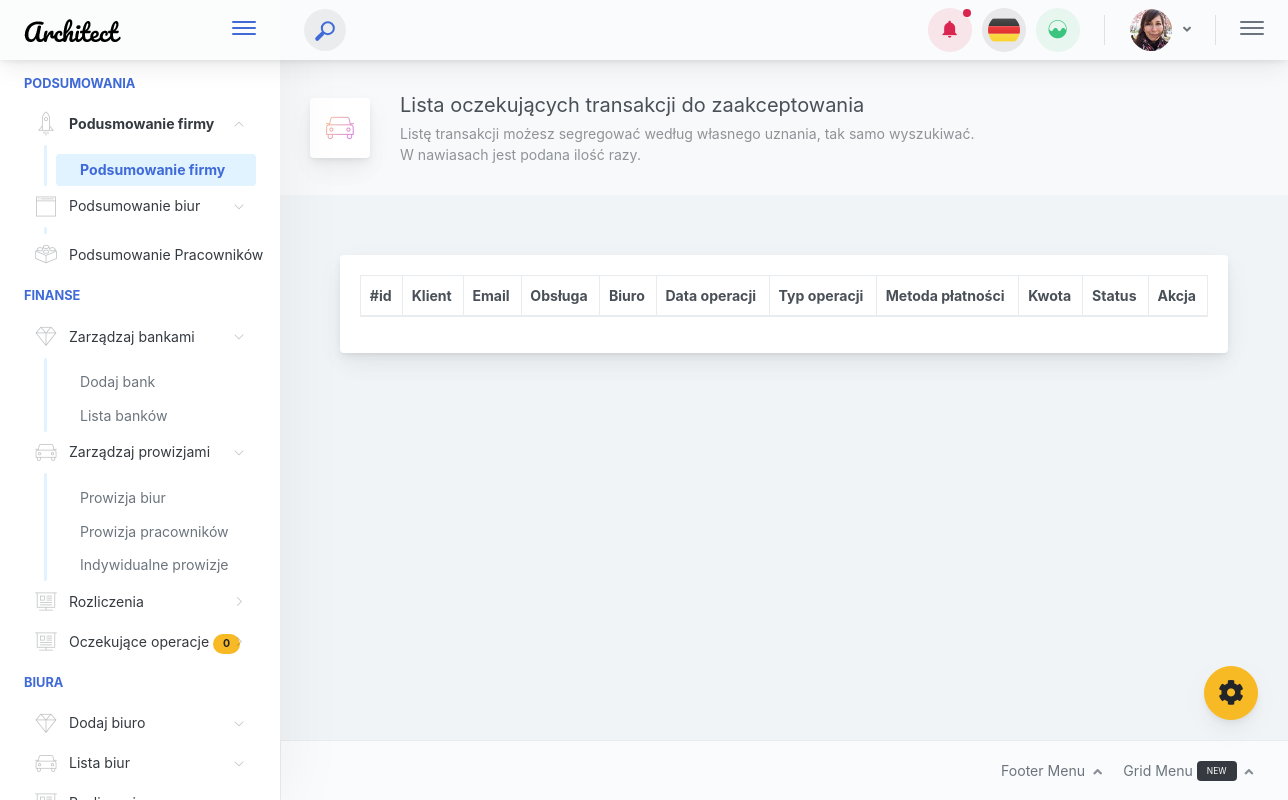
The app's page /crm/PendingOperations, older data.
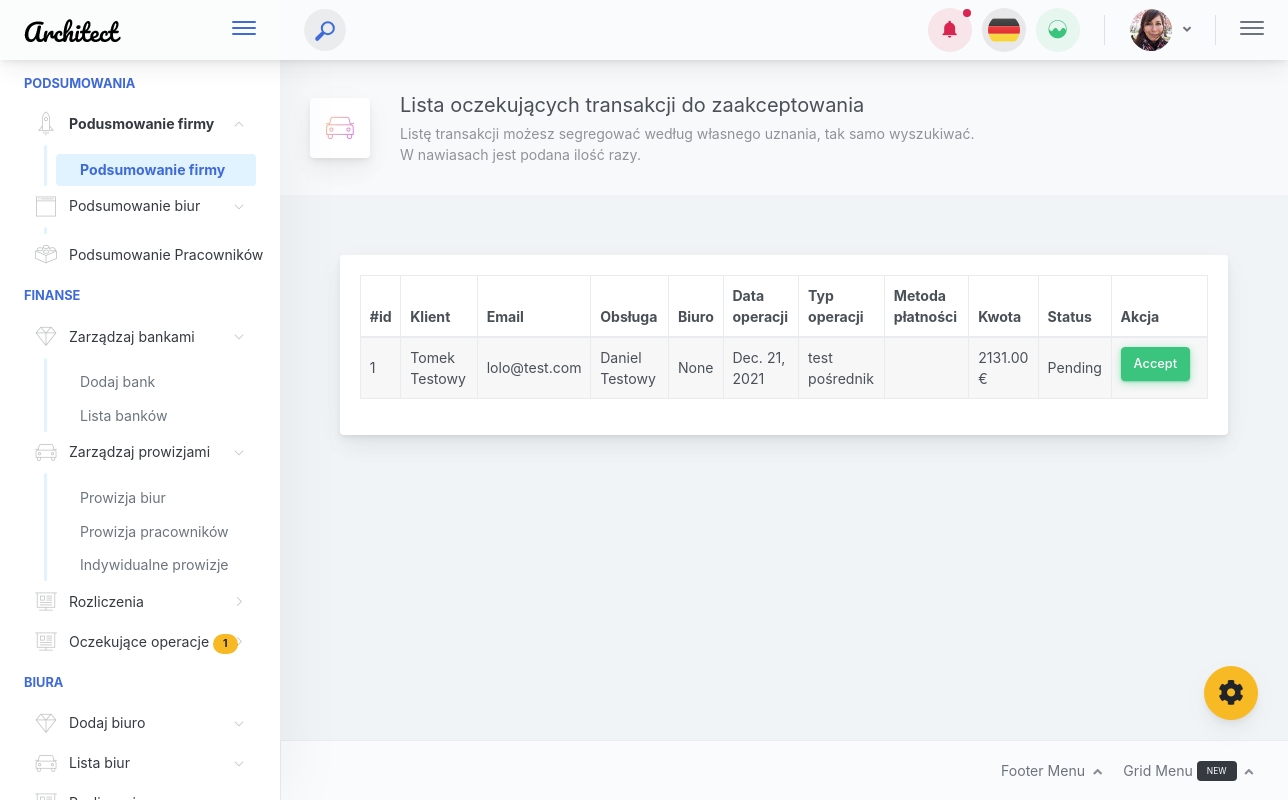
The same page, newer data.
### crm/models.py (models this page shows, shortened)
class Operation(models.Model):
    client = models.ForeignKey(Client, on_delete=models.CASCADE, related_name='operations')
    cash = models.DecimalField(max_digits=12, decimal_places=2)
    date = models.DateField(blank=True, null=True)
    bank = models.ForeignKey(Bank, on_delete=models.CASCADE, related_name='operation_bank')
    type = models.ForeignKey(Status, on_delete=models.CASCADE, related_name='operation_type')
    who = models.ForeignKey(Employee, on_delete=models.CASCADE)
    status = models.ForeignKey(Status, on_delete=models.CASCADE, related_name='operation_status')
    class Meta:
        verbose_name = 'Operations'
        verbose_name_plural = 'Operations'

class Client(models.Model):
    class Meta:
        verbose_name = 'Client'
        verbose_name_plural = 'Client'
    name = models.CharField(max_length=64)
    lastname = models.CharField(max_length=64)
    phone = models.DecimalField(max_digits=20, decimal_places=0)
    email = models.EmailField(max_length=64, null=True)
    salesman = models.ForeignKey(Employee, on_delete=models.CASCADE, related_name='salesman')
    retention = models.ForeignKey(Employee, on_delete=models.CASCADE, related_name='retention')
    reg_time = models.DateField(blank=True, null=True)
    office = models.ForeignKey(Office, on_delete=models.CASCADE, blank=True, null=True)
    active = models.BooleanField(default=False)

class Employee(models.Model):
    class Meta:
        verbose_name = 'Employee'
        verbose_name_plural = 'Employee'
    name = models.CharField(max_length=64)
    lastname = models.CharField(max_length=64)
    phone = models.IntegerField()
    email = models.EmailField(max_length=64, null=True)
    rank = models.CharField(max_length=20)
    reg_time = models.DateField(auto_now_add=True)
    office = models.ForeignKey(Office, on_delete=models.CASCADE, related_name='employe_office')
    manager = models.ForeignKey(Menager, on_delete=models.CASCADE)

class Bank(models.Model):
    def __str__(self):
        return self.name
    class Meta:
        verbose_name = 'Bank'
        verbose_name_plural = 'Banks'
    name = models.CharField(max_length=64)
    type = models.CharField(max_length=20)
    iban = models.CharField(max_length=128, blank=True, null=True)
    wallet = models.CharField(max_length=128, blank=True, null=True)
    owner = models.CharField(max_length=64, blank=True, null=True)
    swift = models.CharField(max_length=20, blank=True, null=True)
    country = models.CharField(max_length=20, blank=True, null=True)
    adres = models.TextField(max_length=128, blank=True, null=True)
    reg_date = models.DateField(blank=True, null=True)
    active = models.BooleanField()

class Status(models.Model):
    def __str__(self):
        return self.status
    status = models.CharField(max_length=64)
    class Meta:
        verbose_name = 'Status'
        verbose_name_plural = 'Status'

### crm/views.py (the view)
# urls.py: path('PendingOperations', views.pending_operations, name='pending_operations'),
def pending_operations(req):
    operation = Operation.objects.all().filter(status_id=1)
    if req.method == 'POST':
        pending_accept = Operation.objects.get(pk=req.POST['accepted-id'])
        pending_accept.status_id = 5
        pending_accept.save(update_fields=['status_id'])
        sweetify.success(req, 'Gratulacje!',
                         text='Zatwierdzono! ' + pending_accept.client.name + ' ' + pending_accept.client.lastname)
    return render(req, 'pending_operations.html', {'operation': operation})

### crm/templatetags/extra_tags.py (called while the page is built)
@register.simple_tag
def pending_aproved():
    return Operation.objects.filter(status_id=1).count()

### templates/pending_operations.html (shortened to what this page needs)
{%  extends 'masterpage.html' %}
{% load static %}
{% block mainblock %}
    <div class="app-page-title">
                        <div class="page-title-wrapper">
                            <div class="page-title-heading">
                                <div class="page-title-icon">
                                    <i class="pe-7s-car icon-gradient bg-mean-fruit"></i>
                                </div>
                                <div>Lista oczekujących transakcji do zaakceptowania
                                    <div class="page-title-subheading">Listę transakcji możesz segregować według własnego uznania, tak samo wyszukiwać.
                                        <br> W nawiasach jest podana ilość razy. <br>
                                    </div>
                                </div>
                            </div>
                        </div>
    </div>
<div class="app-main__inner">
    <div class="main-card mb-3 card">
                        <div class="card-body">
                            <table style="width: 100%;" id="example" class="table table-hover table-striped table-bordered">
                                <thead>
                                <tr>
                                    <th>#id</th>
                                    <th>Klient</th>
                                    <th>Email</th>
                                    <th>Obsługa</th>
                                    <th>Biuro</th>
                                    <th>Data operacji</th>
                                    <th>Typ operacji</th>
                                    <th>Metoda płatności</th>
                                    <th>Kwota</th>
                                    <th>Status</th>
                                    <th>Akcja</th>
                                </tr>
                                </thead>
                                <tbody>
                                {%  for c in operation %}
                                <tr>
                                    <td>{{ c.id }}</td>
                                    <td>{{ c.client.name }} {{ c.client.lastname }} </td>
                                    <td>{{ c.client.email }}</td>
                                    <td>{{ c.who.name }} {{ c.who.lastname }}</td>
                                    <td>{{ c.client.office }}</td>
                                    <td>{{ c.date }}</td>
                                    <td>{{ c.bank}}</td>
                                    <td>{{ c.type }}</td>
                                    <td>{{ c.cash }} €</td>
                                    <td>{{ c.status }}</td>
                                    <td>
                                        <form method="POST">
                                            <button type="submit" class="mb-2 mr-2 btn btn-shadow btn-success">Accept
                                            </button>
                                        </form>
                                    </td>
                                    {% endfor %}
                                </tr>
                                </tbody>
                            </table>
                        </div>
                    </div>
                </div>
{% endblock %}

Row changes from the older to the newer data that the page shows:
now on this page (row edited): Operation: id "1", client.name "Tomek", client.lastname "Testowy", client.email "lolo@test.com", who.name "Daniel", who.lastname "Testowy", client.office "None", date "Dec. 21, 2021", bank "test pośrednik", cash "2131.00", status "Pending"
Text that changed along with them:
text no longer shown: "0"
text now shown: "1"
